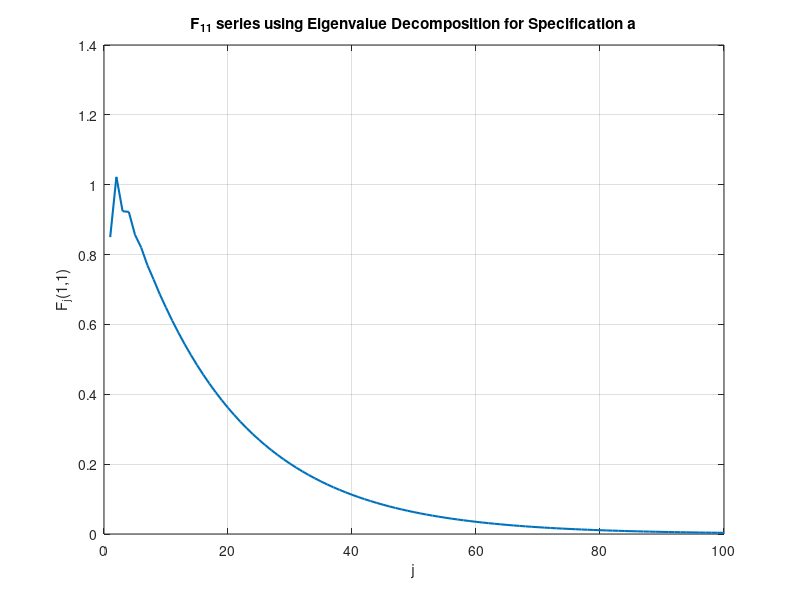
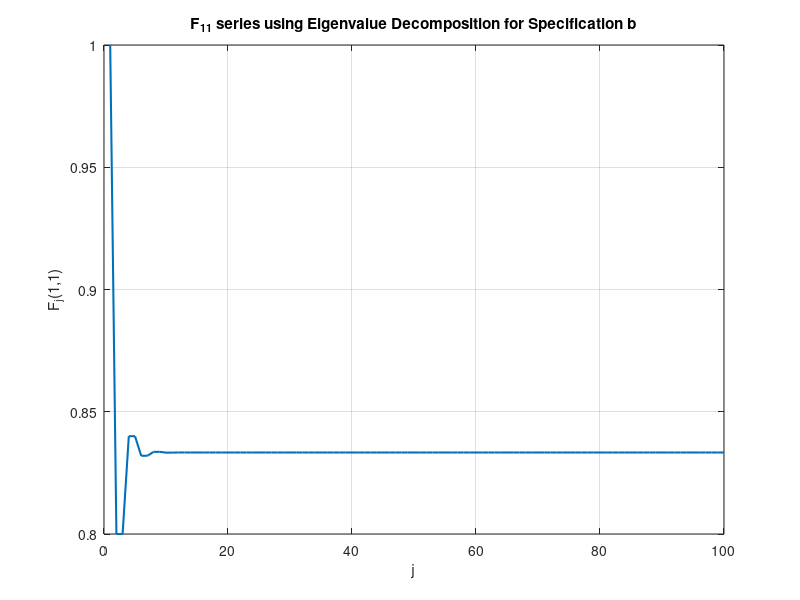
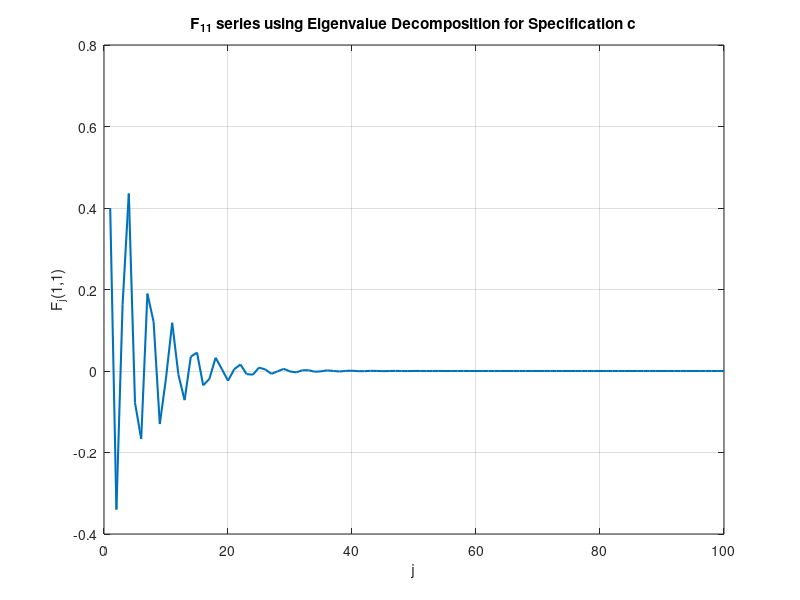
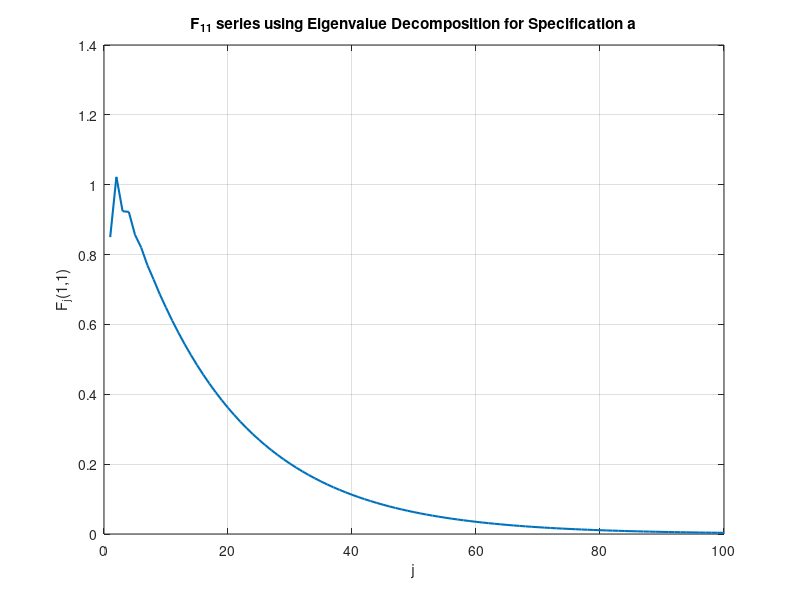

Write the MATLAB code that produced these figures, in order.
%% Task 3c Define AR coefficients for each specification
specifications = [
    0.85,  0.3, -0.2;  % Part a
    1.0,  -0.2,  0.2;  % Part b
    0.4,  -0.5,  0.5   % Part c
];

for s = 1:size(specifications, 1)
    phi1 = specifications(s, 1);
    phi2 = specifications(s, 2);
    phi3 = specifications(s, 3);
    
    F = [phi1, phi2, phi3; 1, 0, 0; 0, 1, 0];
    [T, Lambda] = eig(F);
    T_inv = inv(T);
    
    F_11_series_eig = zeros(1, 100);
    
    for j = 1:100
        Lambda_j = Lambda^j;
        F_j = T * Lambda_j * T_inv;
        F_11_series_eig(j) = F_j(1, 1);
    end
    
    figure;
    plot(1:100, F_11_series_eig, 'LineWidth', 1.5);
    title(['F_{11} series using Eigenvalue Decomposition for Specification ' char('a' + s - 1)]);
    xlabel('j');
    ylabel('F_j(1,1)');
    grid on;
end

%% For one process 
clear

rng(100)

% for only one specification of the process
specifications = [
    0.85,  0.3, -0.2  % Part a
];

% get the three phis 
% and aigain use s as the indice to specify about which specification of
% the process we are talking

% here I explicitly define that we start with the first process and so on
% (s can be seen as indice to loop across different specifications)
for s = 1:size(specifications, 1)
    phi1 = specifications(s, 1);
    phi2 = specifications(s, 2);
    phi3 = specifications(s, 3);
    
    %construct the F matrix
    F = [phi1, phi2, phi3;
        1, 0, 0;
        0, 1, 0];


    % the eigenvalue decomposition starts, T matrix contains the
    % eigenvectors and the lambda the eigenvalues of the F matrix
    [T, Lambda] = eig(F);
    T_inv = inv(T);
    
    % get the 100 eigenvalues for the 100 lags
    F_11_series_eig = zeros(1, 100);
    

    %now instead of multiplying F repeatidly, we raise the diagonal matrix
    %to power j
    for j = 1:100
        Lambda_j = Lambda^j;
        % reconstuct the F-j by simply using the new lambda matrix
        F_j = T * Lambda_j * T_inv;

        %again extrcat the F(11) element to construct the matrix
        F_11_series_eig(j) = F_j(1, 1);
    end
    
    figure;
    plot(1:100, F_11_series_eig, 'LineWidth', 1.5);
    title(['F_{11} series using Eigenvalue Decomposition for Specification ' char('a' + s - 1)]);
    xlabel('j');
    ylabel('F_j(1,1)');
    grid on;
end


%% now again doing it with the way I know
clear

rng(499)
% Define multiple specifications (processes)
specifications = [
    0.85,  0.3, -0.2;  % Specification 1
    0.5,  -0.2,  0.1;  % Specification 2
    -0.4,  0.6, -0.3   % Specification 3
];

% Once again choose an indice of the stochastic process I am using
num_specs = size(specifications, 1);
num_lags = 100;  % Number of lags to calculate
results_eig = zeros(num_specs, num_lags);

% Loop over each process specification
for s = 1:num_specs
    % Extract AR(3) coefficients for the current process
    phi1 = specifications(s, 1);
    phi2 = specifications(s, 2);
    phi3 = specifications(s, 3);
    
    % Construct the F matrix
    F = [phi1, phi2, phi3;
         1,    0,    0;
         0,    1,    0];
    
    % Compute eigenvalues and eigenvectors
    [T, Lambda] = eig(F);
    T_inv = inv(T);
    
    % Compute the F^{j}(1,1) series using eigenvalue decomposition
    F_11_series_eig = zeros(1, num_lags);
    for j = 1:num_lags
        Lambda_j = Lambda^j;
        F_j = T * Lambda_j * T_inv;
        F_11_series_eig(j) = F_j(1, 1);  % Extract the (1,1) element
    end
    
    % Store the results in the matrix
    results_eig(s, :) = F_11_series_eig;
end

% Display the results matrix (optional)
disp(results_eig);


